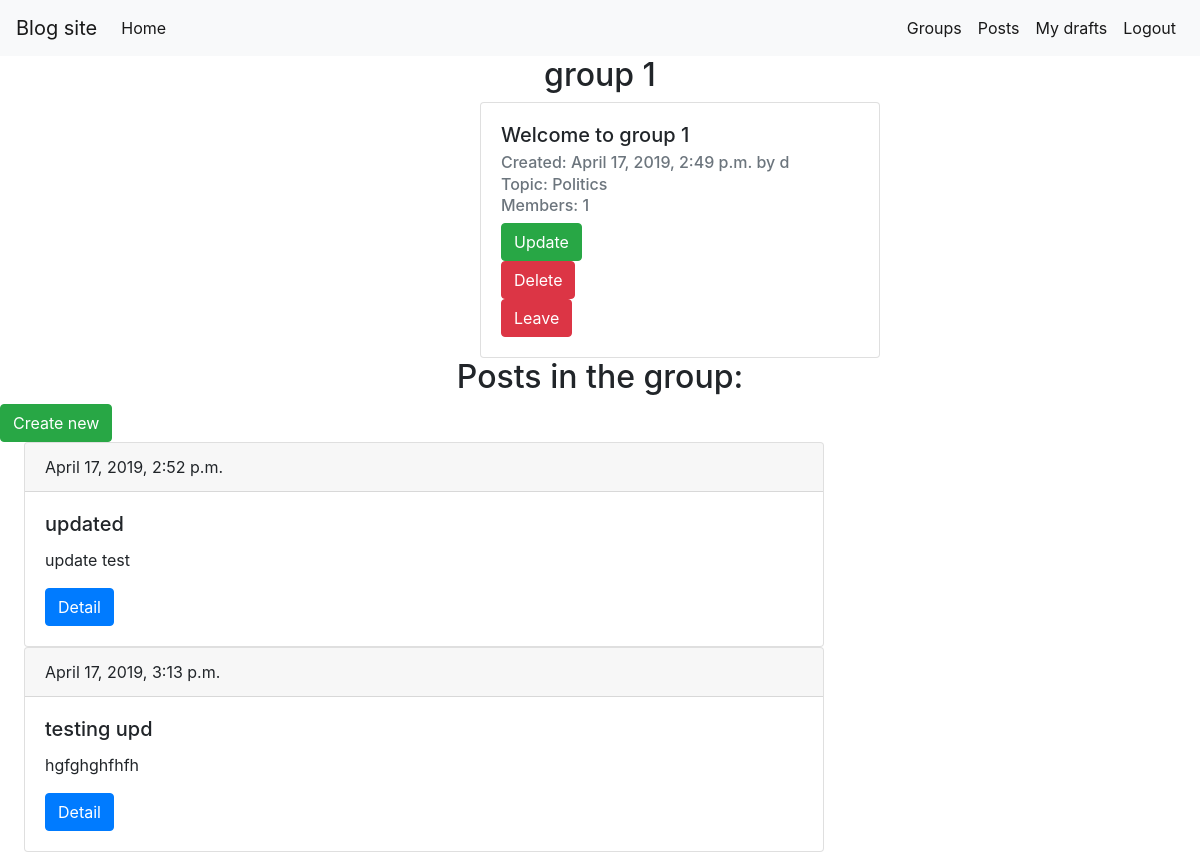
Before: /groups/1/ (signed in) with the older database file.
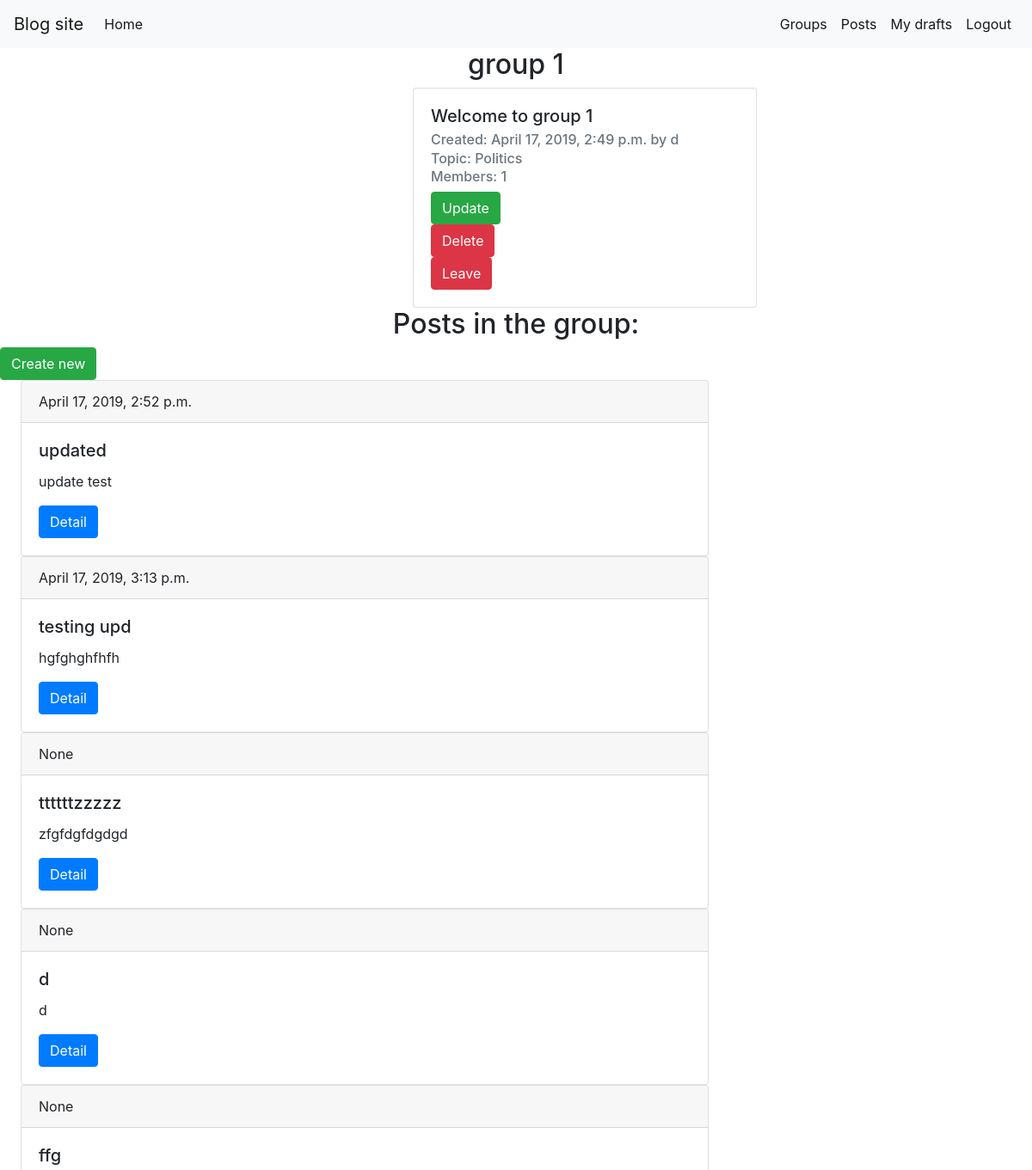
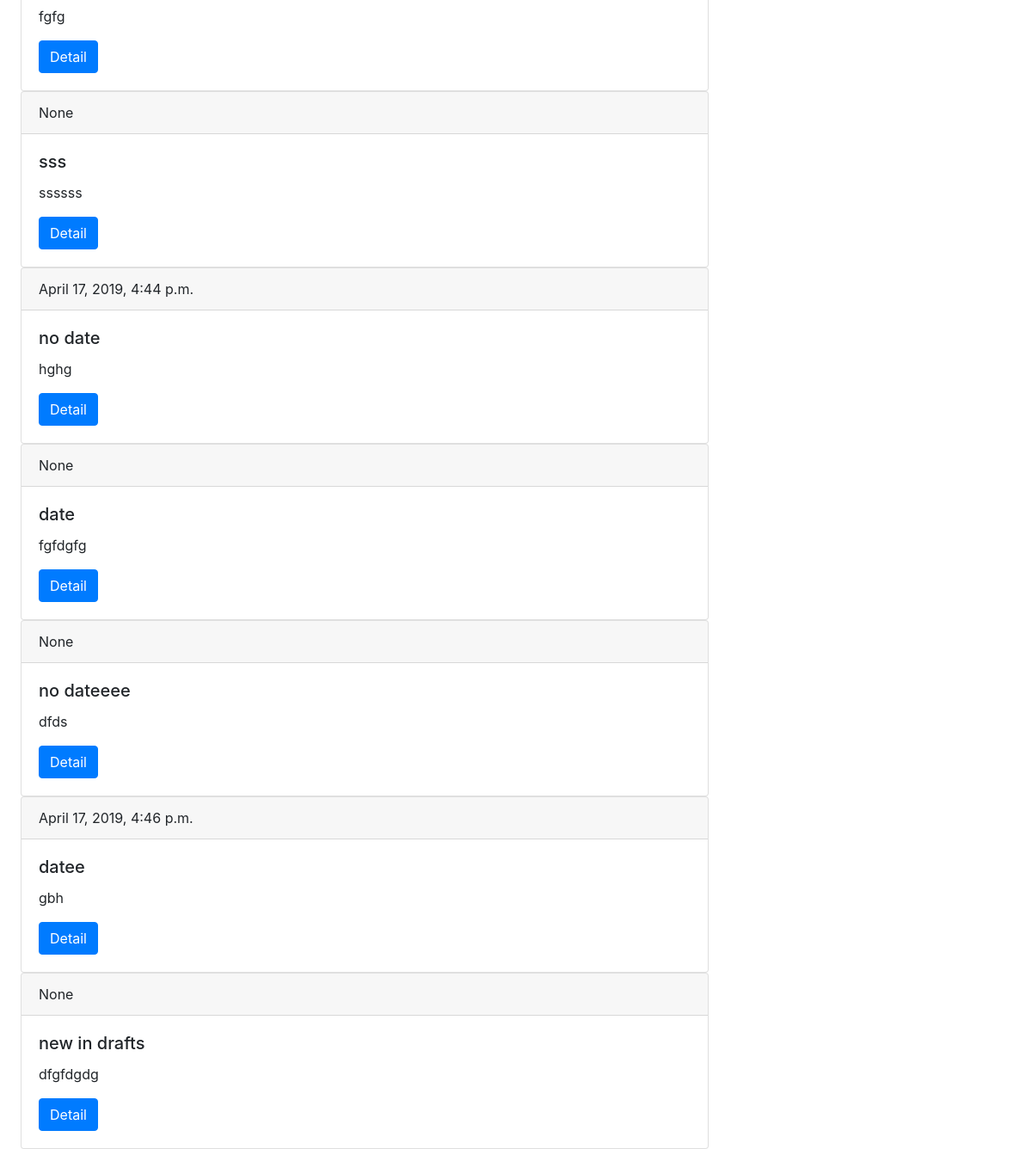
After: the same page with the newer database file (2 pictures, top to bottom).
### blog/models.py (models this page shows, shortened)
class Post(models.Model):
    title = models.CharField(max_length=100)
    text = models.TextField()
    creator = models.ForeignKey(User, on_delete=models.CASCADE, related_name='post_creator')
    group = models.ForeignKey(Group, on_delete=models.CASCADE, related_name='post_group')
    date_created = models.DateTimeField(null=True)
    is_private = models.BooleanField(default=False)

### blog/views.py (the view, shortened to what this page needs)
# urls.py: path('groups/<int:group_id>/', views.GroupPage.as_view(), name='group_info'),
class GroupPage(LoginRequiredMixin, TemplateView):
    def get(self, request, group_id):
        template_name = 'groups/group_info.html'
        group = get_object_or_404(Group, pk=group_id)
        post_list = Post.objects.filter(group=group_id).values()
        posts = [elem for elem in post_list]
        user = request.user
        is_member = self.is_member(user, group)
        is_creator = self.is_creator(user.pk, group_id)
        return render(request, template_name, {'is_member': is_member,
                                               'is_creator': is_creator,
                                               'group': group,
                                               'posts': posts})
    @staticmethod
    def is_member(user, group):
        try:
            Membership.objects.get(group=group, user=user)
            is_member = True
        except Membership.DoesNotExist:
            is_member = False
        return is_member
    @staticmethod
    def is_creator(user_id, group_id):
        user = User.objects.get(pk=user_id)
        group = Group.objects.get(pk=group_id)
        creator = group.creator
        if creator.pk == user.pk:
            return True
        return False

### blog/templates/groups/group_info.html (shortened to what this page needs)
{% extends 'base.html' %}
{% block content %}
    <h2 class="header-center">{{ group.name }}</h2>
    <div class="card" style="width: 25rem; margin-left: 40%">
  <div class="card-body">
    <h5 class="card-title">Welcome to {{ group.name }}</h5>
    <h6 class="card-subtitle mb-2 text-muted">Created: {{ group.date_created }} by {{ group.creator.username }}</h6>
    <h6 class="card-subtitle mb-2 text-muted">Topic: {{ group.get_theme_display }}</h6>
    <h6 class="card-subtitle mb-2 text-muted">Members:  {{ group.members.count }}</h6>
      {% if is_member %}
          {% if is_creator %}
 <a class="btn btn-success" href="{% url 'group_update' group.pk %}" role="button">Update</a>
      <form method="post" action="{% url 'group_delete' group.pk %}"> {% csrf_token %}
    <button class="btn btn-danger"  type="submit">Delete</button>
          </form>
              {% endif %}
      <form method="post">
              <button class="btn btn-danger" type="submit" >Leave</button>
          </form>
      {% elif not group.is_private %}
          <form method="post">
              {% csrf_token %}
              <button class="btn btn-warning" type="submit" >Join</button>
          </form>
      {% endif %}
  </div>
    {% if group.is_private and is_member or not group.is_private %}
</div>
        <h2 class="header-center">Posts in the group:</h2>
    <a class="btn btn-success" href="{% url 'post_create' group.pk %}" role="button">Create new</a>
    {% for post in posts %}
    <div class="card ml-4" style="width: 50rem; ">
  <div class="card-header">
    {{ post.date_created }}
  </div>
  <div class="card-body">
    <h5 class="card-title">{{ post.title }}</h5>
    <p class="card-text">{{ post.text }}</p>
    <a href="{% url 'post_info' pk=post.id %}" class="btn btn-primary">Detail</a>
  </div>
</div>
    {% endfor %}
    {% endif %}
{% endblock %}

Changed rows visible on the page:
added Post: date_created "None", title "ttttttzzzzz", text "zfgfdgfdgdgd"
added Post: date_created "None", title "d", text "d"
added Post: date_created "None", title "ffg", text "fgfg"
added Post: date_created "None", title "sss", text "ssssss"
added Post: date_created "April 17, 2019, 4:44 p.m.", title "no date", text "hghg"
added Post: date_created "None", title "date", text "fgfdgfg"
added Post: date_created "None", title "no dateeee", text "dfds"
added Post: date_created "April 17, 2019, 4:46 p.m.", title "datee", text "gbh"
added Post: date_created "None", title "new in drafts", text "dfgfdgdg"
